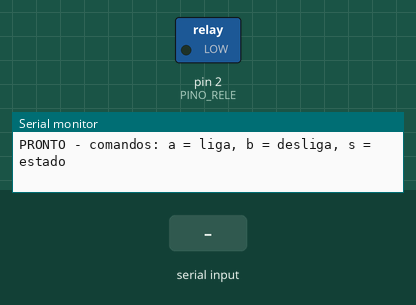
Simulated run of this sketch. Board: Arduino Uno, built with avr-gcc and run on an emulated ATmega328P. Parts: switched loads named in the sketch (green lamp = pin HIGH), the last lines printed to the serial monitor. The inputs (shaded band) are chosen by the test bench.

Above: at 1.2 s.
1.3 s: "a\n" received over Serial
At 2.3 s:
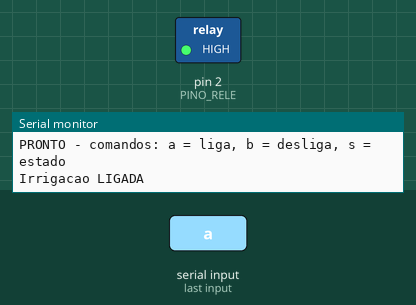
2.8 s: "b\n" received over the second serial link
At 3.6 s:
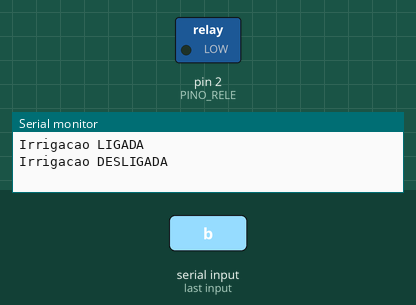
4.3 s: "a\n" received over the second serial link
At 4.6 s:
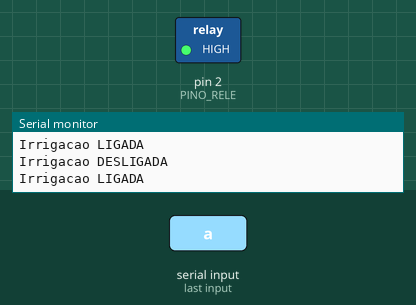
7.3 s: "b\n" received over Serial
At 8.2 s:
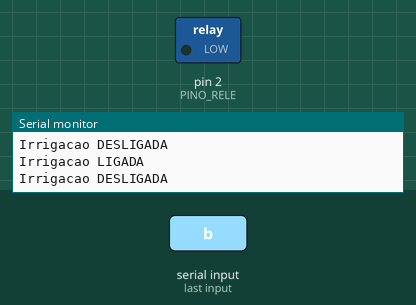
Timing chart, 0 to 10.3 s (numbered marks = the images above; inputs shaded):
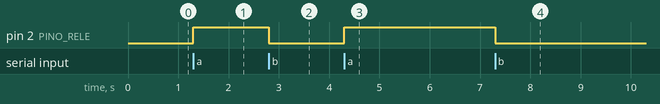

The sketch:

Bluetooth_Rele.ino
```cpp
/*
  Irrigador Automatico - V1.2 (V1.0 + V1.1)
  Liga e desliga a valvula de irrigacao por comando via Bluetooth (HC-05)
  ou pelo monitor serial (USB).

  Comandos (1 caractere):
    'a' -> liga a irrigacao (rele ligado)
    'b' -> desliga a irrigacao (rele desligado)
    's' -> informa o estado atual

  Ligacoes:
    HC-05 TXD -> pino 5 (RX do Arduino)
    HC-05 RXD <- pino 6 (TX do Arduino) via divisor de tensao 1k/2k (5V -> 3,3V)
    Pino 2    -> resistor 1k -> base do BC337 -> rele 12V
*/

#include <SoftwareSerial.h>

const int PINO_RELE = 2;          // HIGH = rele ligado (transistor NPN BC337)
SoftwareSerial bluetooth(5, 6);   // RX, TX

bool irrigando = false;

void definirRele(bool ligar)
{
  irrigando = ligar;
  digitalWrite(PINO_RELE, ligar ? HIGH : LOW);
}

void responder(const char *mensagem)
{
  Serial.println(mensagem);
  bluetooth.println(mensagem);
}

void processarComando(char comando)
{
  switch (comando)
  {
    case 'a':
      definirRele(true);
      responder("Irrigacao LIGADA");
      break;

    case 'b':
      definirRele(false);
      responder("Irrigacao DESLIGADA");
      break;

    case 's':
      responder(irrigando ? "Estado: LIGADA" : "Estado: DESLIGADA");
      break;

    case '\r':
    case '\n':
      break;                      // ignora fim de linha enviado por apps e pelo monitor serial

    default:
      responder("Comando invalido. Use: a = liga, b = desliga, s = estado");
      break;
  }
}

void setup()
{
  pinMode(PINO_RELE, OUTPUT);
  definirRele(false);             // seguranca: sempre inicia com a valvula fechada

  Serial.begin(9600);
  bluetooth.begin(9600);          // velocidade padrao do HC-05
  responder("PRONTO - comandos: a = liga, b = desliga, s = estado");
}

void loop()
{
  if (bluetooth.available() > 0)
  {
    processarComando(bluetooth.read());
  }

  if (Serial.available() > 0)
  {
    processarComando(Serial.read());
  }
}
```

Measured:
- after the input at 1.3 s, pin 2 (PINO_RELE): LOW → HIGH at once
- after the input at 2.8 s, pin 2 (PINO_RELE): HIGH → LOW at once
- after the input at 4.3 s, pin 2 (PINO_RELE): LOW → HIGH at once
- after the input at 7.3 s, pin 2 (PINO_RELE): HIGH → LOW at once
